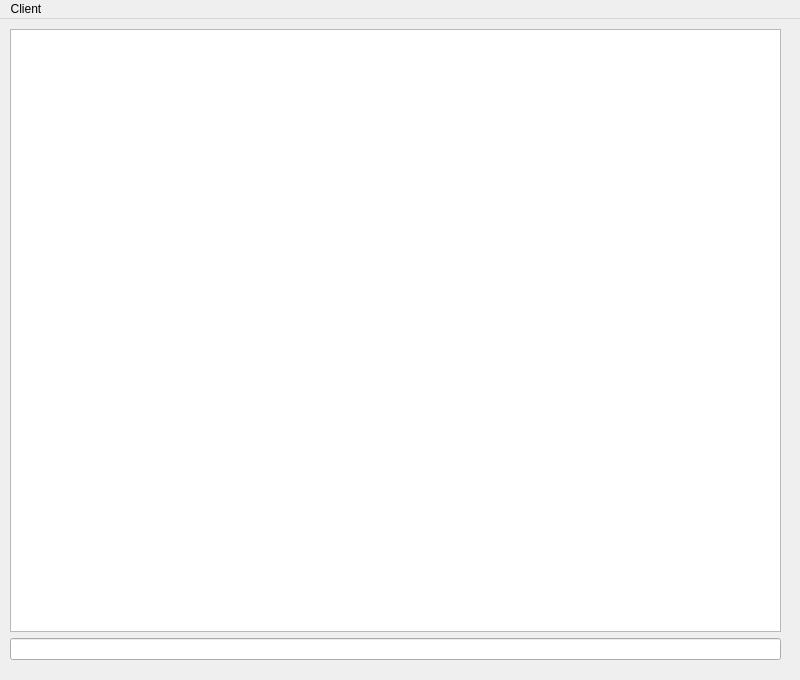
<ui version="4.0" >
 <class>DevClient</class>
 <widget class="QMainWindow" name="DevClient" >
  <property name="geometry" >
   <rect>
    <x>0</x>
    <y>0</y>
    <width>800</width>
    <height>680</height>
   </rect>
  </property>
  <property name="windowTitle" >
   <string>DevClient</string>
  </property>
  <widget class="QWidget" name="centralwidget" >
   <widget class="QWidget" name="" >
    <property name="geometry" >
     <rect>
      <x>10</x>
      <y>10</y>
      <width>771</width>
      <height>631</height>
     </rect>
    </property>
    <layout class="QVBoxLayout" >
     <property name="margin" >
      <number>0</number>
     </property>
     <property name="spacing" >
      <number>6</number>
     </property>
     <item>
      <widget class="QTextBrowser" name="textOutput" />
     </item>
     <item>
      <widget class="QLineEdit" name="textInput" />
     </item>
    </layout>
   </widget>
  </widget>
  <widget class="QMenuBar" name="menubar" >
   <property name="geometry" >
    <rect>
     <x>0</x>
     <y>0</y>
     <width>800</width>
     <height>29</height>
    </rect>
   </property>
   <widget class="QMenu" name="menuClient" >
    <property name="title" >
     <string>Client</string>
    </property>
    <addaction name="actionConnetti" />
    <addaction name="actionDisconnetti" />
    <addaction name="separator" />
    <addaction name="actionEsci" />
   </widget>
   <addaction name="menuClient" />
  </widget>
  <action name="actionConnetti" >
   <property name="text" >
    <string>Connetti</string>
   </property>
  </action>
  <action name="actionDisconnetti" >
   <property name="text" >
    <string>Disconnetti</string>
   </property>
  </action>
  <action name="actionEsci" >
   <property name="text" >
    <string>Esci</string>
   </property>
  </action>
 </widget>
 <resources/>
 <connections>
  <connection>
   <sender>actionEsci</sender>
   <signal>activated()</signal>
   <receiver>DevClient</receiver>
   <slot>close()</slot>
   <hints>
    <hint type="sourcelabel" >
     <x>-1</x>
     <y>-1</y>
    </hint>
    <hint type="destinationlabel" >
     <x>399</x>
     <y>339</y>
    </hint>
   </hints>
  </connection>
 </connections>
</ui>
